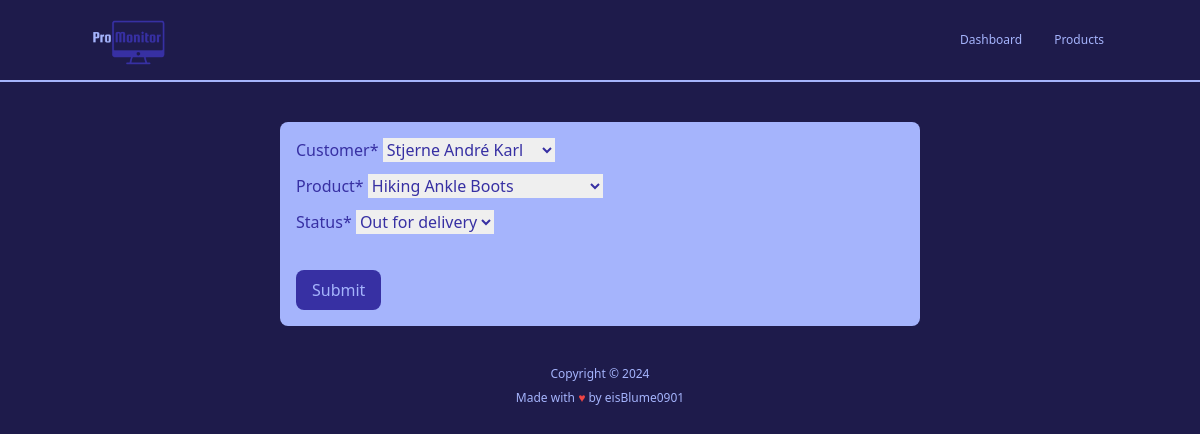
Before: /update_order/2/ with the older database file.
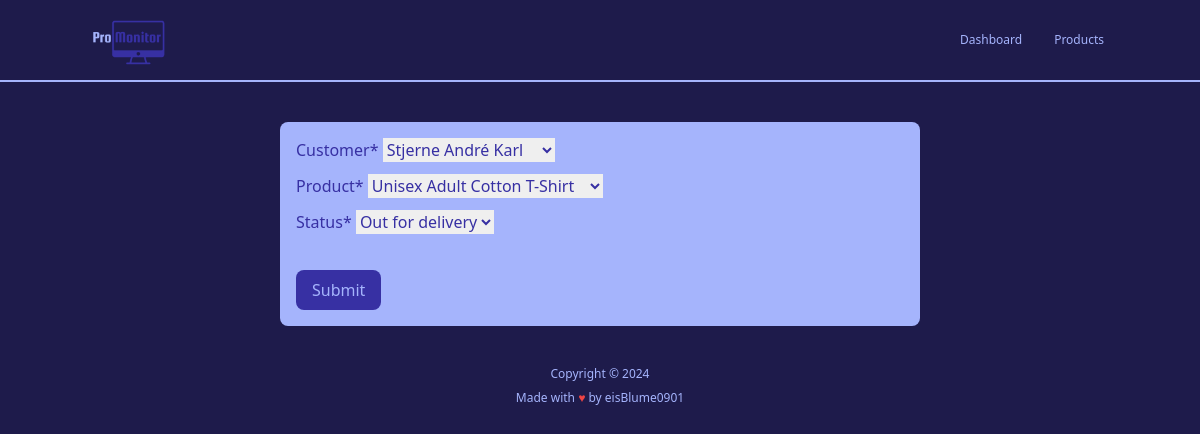
After: the same page with the newer database file.
### accounts/models.py (models this page shows, shortened)
class Order(models.Model):
    STATUS = (
        ('Pending', 'Pending'),
        ('Out for delivery', 'Out for delivery'),
        ('Delivered', 'Delivered'),
    )
    customer = models.ForeignKey(Customer, null=True, on_delete=models.SET_NULL)
    product = models.ForeignKey(Product, null=True, on_delete=models.SET_NULL)
    date_created = models.DateTimeField(auto_now_add=True, null=True)
    status = models.CharField(max_length=200, null=True, choices=STATUS)

### accounts/views.py (the view)
# urls.py: path('update_order/<str:pk>/', views.updateOrder, name="update_order"),
def updateOrder(request, pk):
    order = Order.objects.get(id=pk)
    form = OrderForm(instance=order)
    if request.method == 'POST':
        form = OrderForm(request.POST, instance=order)
    if form.is_valid():
        form.save()
        return redirect(reverse('home'))
    context = {
        'form': form,
    }
    return render(request, 'forms/order_form.html', context)

### accounts/forms.py
class OrderForm(ModelForm):
    class Meta:
        model = Order
        fields = '__all__' # specifies that all the attributes in the Order model will be included in the form

### accounts/models.py (called while the page is built)
    def __str__(self) -> str:
        return self.name

    def __str__(self) -> str:
        return self.name

### templates/forms/order_form.html (shortened to what this page needs)
{% extends 'main.html' %}
{% block content %}
{% include 'partials/_home_navbar.html' %}
{% load crispy_forms_tags %}
<form method="POST" class="max-w-screen-sm mx-auto p-4 bg-indigo-300 text-indigo-800 rounded-lg my-10">
    {{ form|crispy }}
    <button type="Submit" name="submit" class="bg-indigo-800 text-indigo-300 px-4 py-2 rounded-lg hover:bg-indigo-200 hover:text-indigo-800 mt-6">Submit</button>
</form>
{% endblock %}

Changed rows visible on the page:
changed Order "Stjerne André Karl": product "Hiking Ankle Boots" → "Unisex Adult Cotton T-Shirt"
